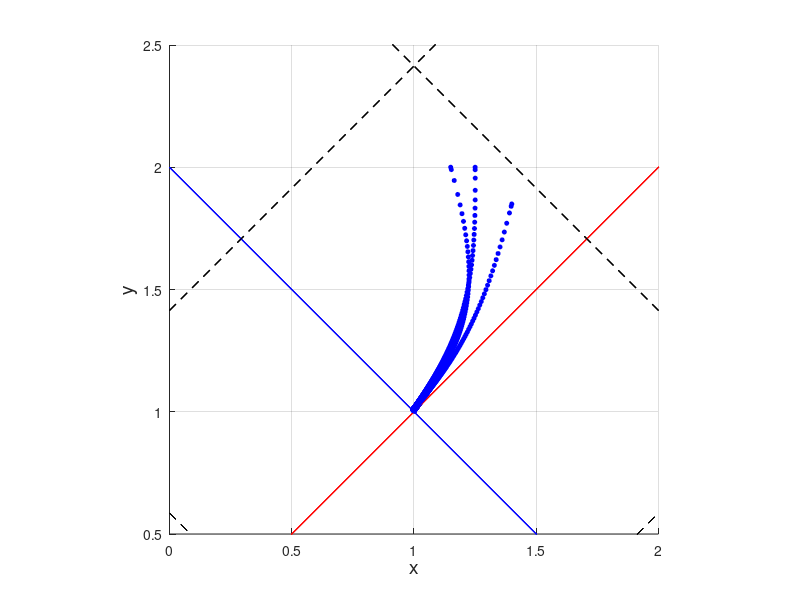

Write MATLAB code to recreate this figure.
clear;
close all;
load('all_estimation_12pi_new.mat')
load('gh_estimation_12pi_change.mat')

%feedback_simulation------------------------------------------------------

dt = 0.01; %%時間刻み=離散時間Tsとして使用
Tfin = 3; %シミュレーション終了時間
t1 = [0:dt:Tfin];

for z = 1 : 3

    if z == 1
        si = zeros(length(t1),3);
        si(1,:) = [1.25 2 pi/2]; %(s1, s2, s3)=(x ,y, θ)の初期値を設定
        k2 = 4;
        k3 = 5;
    elseif z == 2
        si = zeros(length(t1),3);
        si(1,:) = [1.15 2 7*pi/12]; %(s1, s2, s3)=(x ,y, θ)の初期値を設定
        k2 = 5;
        k3 = 6;
    else
        si = zeros(length(t1),3);
        si(1,:) = [1.4 1.85 5*pi/12]; %(s1, s2, s3)=(x ,y, θ)の初期値を設定
        k2 = 4;
        k3 = 5;
    end
    % si(1,:) = [1.2 1.95 pi/2]; %(s1, s2, s3)=(x ,y, θ)の初期値を設定
    % si(1,:) = [1 2 pi/2]; %(s1, s2, s3)=(x ,y, θ)の初期値を設定

    zi = zeros(length(t1),3);

    u1 = ones(1,length(t1)) * (-1);
    u2 = ones(1,length(t1)) * (1);

    m1 = ones(1,length(t1)) * (-1); % μ1 = v1 = u1cosθ
    m2 = ones(1,length(t1)); % μ2 = v2/v1 = u2/(u1*cos^3θ)

    gmap = zeros(1,length(t1));
    hmap = zeros(1,length(t1));


    l_max = 2;
    m_max = 11;
    n_max = 2;

    l_now_3 = zeros(length(t1),1);
    m_now_3 = zeros(length(t1),1);
    n_now_3 = zeros(length(t1),1);

    l_next_3 = zeros(length(t1),1);
    m_next_3 = zeros(length(t1),1);
    n_next_3 = zeros(length(t1),1);

    l_real_3 = zeros(length(t1),1);
    m_real_3 = zeros(length(t1),1);
    n_real_3 = zeros(length(t1),1);

    rho_3_tmp = zeros(length(t1), l_max, m_max, n_max, 3);
    rho_3 = zeros(length(t1),3);

    iteration = 1224;

    phi_g_now = zeros(1,imax_g);
    phi_h_now = zeros(1,imax_h);



    hold on;
    axis equal;
    grid on;

    axis([0 2 0.5 2.5])

    xlabel("x",'FontSize',14)
    ylabel("y",'FontSize',14)


    % plot(1+1/4,2,'kx','MarkerSize', 15,'LineWidth',4)
    % plot(1,1,'rx','MarkerSize', 15,'LineWidth',4)

    z1_plot = 0:1:3;
    z3_plot = 0:1:3;

    for j = 0 : 2
        if j == 1
            plot(z1_plot, z1_plot - sqrt(2) + sqrt(2) * j, '-r')
            plot(z3_plot, - z3_plot + 2 + sqrt(2) * (j-1), '-b')
        else
            plot(z1_plot, z1_plot - sqrt(2) + sqrt(2) * j, '--k')
            plot(z3_plot, - z3_plot + 2 + sqrt(2) * (j-1), '--k')
        end
    end


    for i = 1:length(t1)-1

        break_switch = 0;

        hold on;

        plot(si(i,1),si(i,2), 'o', 'MarkerSize' ,3, 'MarkerFaceColor', 'b','MarkerEdgeColor', 'b');

        % drawnow;

        % F = getframe(gcf);
        % % RGBデータをインデックス付きデータに変更
        % [X,map] = rgb2ind(F.cdata,256);
        % if i==1
        %     % GIFファイルに書き出し
        %     imwrite(X,map,'feedback_3dim.gif')
        % else
        %     % 2回目以降は'append'でアニメーションを作成
        %     imwrite(X,map,'feedback_3dim.gif','WriteMode','append')
        % end

        si(i+1,3) = si(i,3) + u2(i) * dt; %観測されるs3
        si(i+1,1) = si(i,1) + u1(i) * cos(si(i+1,3)) * dt; %観測されるs1
        si(i+1,2) = si(i,2) + u1(i) * sin(si(i+1,3)) * dt; %観測されるs2


        for a = 1 : l_max

            if break_switch == 1 
                break;
            end

            for b = 1 : m_max

                if break_switch == 1 
                    break;
                end

                for c = 1 : n_max

                    if break_switch == 1 
                        break;
                    end

                    if (a == l_max) || (b == m_max) || (c == n_max)
                        continue;
                    end
        
                    if a < l_max
                        a2 = a + 1;
                        l_real_3(i+1) = a - 1;
                    elseif a == l_max + 1
                        a2 = 1;
                        l_real_3(i+1) = -1;
                    else
                        a2 = a - 1;
                        l_real_3(i+1) = - a + l_max; 
                    end
        
                    if b < m_max
                        b2 = b + 1;
                        m_real_3(i+1) = b - 1;
                    elseif b == m_max + 1
                        b2 = 1;
                        m_real_3(i+1) = -1;
                    else
                        b2 = b - 1;
                        m_real_3(i+1) = - b + m_max;
                    end
        
                    if c < n_max
                        c2 = c + 1;
                        n_real_3(i+1) = c - 1;
                    elseif c == n_max + 1
                        c2 = 1;
                        n_real_3(i+1) = -1;
                    else
                        c2 = c - 1;
                        n_real_3(i+1) = - c + n_max;
                    end
        
                    A = [param_s(a2,b,c,:,iteration) - param_s(a,b,c,:,iteration); param_s(a,b2,c,:,iteration) - param_s(a,b,c,:,iteration); param_s(a,b,c2,:,iteration) - param_s(a,b,c,:,iteration)];

                    B = transpose(reshape(A,[3,3]));

                    x = [si(i+1,1) - param_s(a,b,c,1,iteration); si(i+1,2) - param_s(a,b,c,2,iteration); si(i+1,3) - param_s(a,b,c,3,iteration)];

                    rho_3_tmp(i+1,a,b,c,:) = B \ x;


                    if (0 <= rho_3_tmp(i+1,a,b,c,1)) && (rho_3_tmp(i+1,a,b,c,1) <= 1)
                        if (0 <= rho_3_tmp(i+1,a,b,c,2)) && (rho_3_tmp(i+1,a,b,c,2) <= 1)
                            if (0 <= rho_3_tmp(i+1,a,b,c,3)) && (rho_3_tmp(i+1,a,b,c,3) <= 1)

                                rho_3(i+1,:) = rho_3_tmp(i+1,a,b,c,:);
        
                                l_now_3(i+1) = a;
                                m_now_3(i+1) = b;
                                n_now_3(i+1) = c;

                                l_next_3(i+1) = a2;
                                m_next_3(i+1) = b2;
                                n_next_3(i+1) = c2;

                                break_switch = 1;
        
                            end
                        end
                    end

                end
            end
        end

        if break_switch == 0
            % l_now_3(i+1) = l_now_3(i);
            % m_now_3(i+1) = m_now_3(i);
            % n_now_3(i+1) = n_now_3(i);

            % l_next_3(i+1) = l_next_3(i);
            % m_next_3(i+1) = m_next_3(i);
            % n_next_3(i+1) = n_next_3(i);

            % l_real_3(i+1) = l_real_3(i);
            % m_real_3(i+1) = m_real_3(i);
            % n_real_3(i+1) = n_real_3(i);

            % a = l_now_3(i+1);
            % b = m_now_3(i+1);
            % c = n_now_3(i+1);

            % rho_3(i+1,:) = rho_3_tmp(i,a,b,c,:);
            
            disp(i)
            disp("補間しました")
        end

        zi(i+1,1) = l_real_3(i+1) + rho_3(i+1,1);
        zi(i+1,2) = tan(pi/12) * (m_real_3(i+1) + rho_3(i+1,2));
        zi(i+1,3) = n_real_3(i+1) + rho_3(i+1,3);


        for p = 1 : imax_g
            phi_g_now(p) = exp( - sqrt( (si(i+1,1) - mean_g(p,1)) ^ 2 + (si(i+1,2) - mean_g(p,2)) ^ 2 + (si(i+1,3) - mean_g(p,3)) ^ 2 ) / (2 * var_g ^ 2) );
        end
        
        for q = 1 : imax_h
            phi_h_now(q) = exp( - sqrt( (si(i+1,1) - mean_h(q,1)) ^ 2 + (si(i+1,2) - mean_h(q,2)) ^ 2 + (si(i+1,3) - mean_h(q,3)) ^ 2 ) / (2 * var_h ^ 2) );
        end

        % gmap(i+1) = ((zi(i+1,2) - zi(i,2)) * u1(i)) / ((zi(i+1,1) - zi(i,1)) * u2(i));
        % hmap(i+1) = (zi(i+1,1) - zi(i,1)) / (u1(i) * dt);

        % gmap(i+1) = 1 / (cos(si(i+1,3) - pi/4)) ^ 3;
        % hmap(i+1) = cos(si(i+1,3) - pi/4);

        gmap(i+1) = phi_g_now * w_g;
        hmap(i+1) = phi_h_now * w_h;

        if i > 1
            m1(i+1) = -2 * zi(i+1,1); %入力m1(=v1=u1cosθ), m1=-λz1で(λ>0の定数)z1を0に収束
        end

        %入力m2はm1正負で場合分け
        if m1(i+1) > 0
            m2(i+1) = -k2 * zi(i+1,2) - k3 * zi(i+1,3); 
        else
            m2(i+1) = k2 * zi(i+1,2) - k3 * zi(i+1,3); 
        end

        u1(i+1) = m1(i+1) / hmap(i+1);
        u2(i+1) = m2(i+1) * u1(i+1) / gmap(i+1);

    end

end